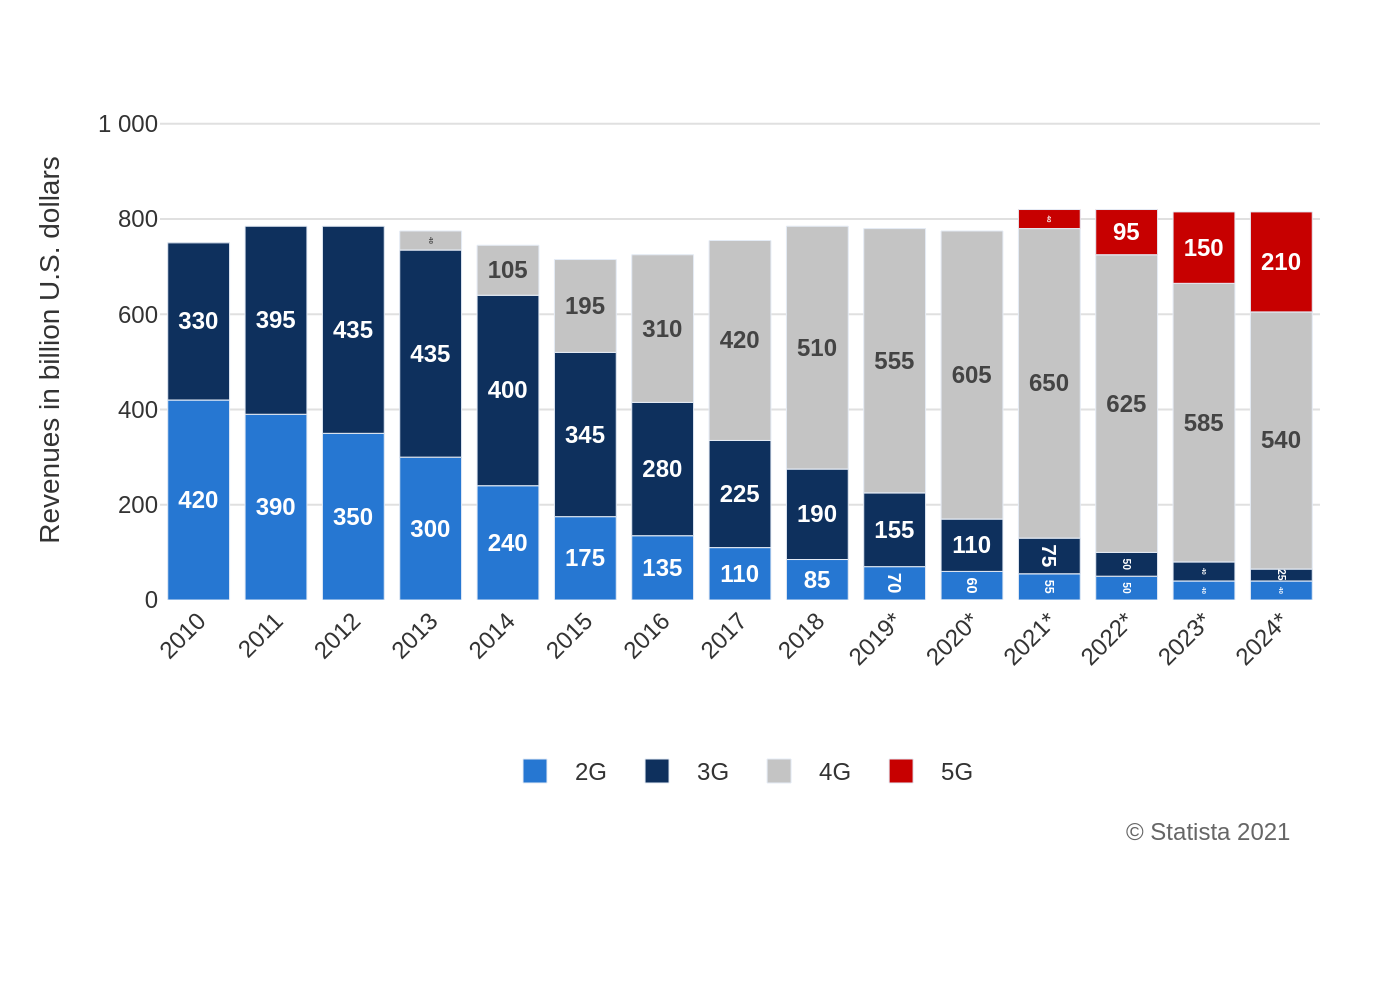

Recreate this plot in Python.
import sys
import json
import os
import plotly.graph_objects as go

if len(sys.argv) != 2:
    print("Usage: python recreate_chart.py <path_to_json_file>")
    sys.exit(1)

json_path = sys.argv[1]

if not os.path.exists(json_path):
    print(f"Error: JSON file not found at {json_path}")
    sys.exit(1)

with open(json_path, 'r', encoding='utf-8') as f:
    chart_info = json.load(f)

data = chart_info['chart_data']
texts = chart_info['texts']
colors = chart_info['colors']

categories = data['categories']
series = data['series']
series_colors = colors['series']
text_colors = colors['text']

fig = go.Figure()

for i, s in enumerate(series):
    # Prepare text labels, replacing None with empty strings
    text_labels = [v if v is not None else '' for v in s['data']]
    
    fig.add_trace(go.Bar(
        x=categories,
        y=s['data'],
        name=s['name'],
        marker_color=series_colors[i],
        text=text_labels,
        textposition='inside',
        insidetextanchor='middle',
        textfont=dict(
            family="Arial",
            size=12,
            color=text_colors[i]
        ),
        texttemplate='<b>%{text}</b>'
    ))

fig.update_layout(
    barmode='relative',
    plot_bgcolor='white',
    paper_bgcolor='white',
    font=dict(family="Arial", size=12, color='#333333'),
    yaxis=dict(
        title=texts['y_axis_title'],
        range=[0, 1050],
        tickvals=[0, 200, 400, 600, 800, 1000],
        ticktext=['0', '200', '400', '600', '800', '1 000'],
        gridcolor='#e0e0e0',
        zeroline=False
    ),
    xaxis=dict(
        tickangle=-45,
        showgrid=False,
        zeroline=False
    ),
    legend=dict(
        orientation='h',
        yanchor='bottom',
        y=-0.4,
        xanchor='center',
        x=0.5
    ),
    margin=dict(l=80, r=40, t=50, b=200),
    annotations=[
        dict(
            text=texts['source'],
            showarrow=False,
            xref='paper',
            yref='paper',
            x=0.98,
            y=-0.5,
            xanchor='right',
            yanchor='bottom',
            align='right',
            font=dict(family="Arial", size=12, color='#666666')
        )
    ]
)

base_filename = os.path.splitext(os.path.basename(json_path))[0]
output_filename = f"{base_filename}.png"

fig.write_image(output_filename, scale=2)
print(f"Chart saved to {output_filename}")
